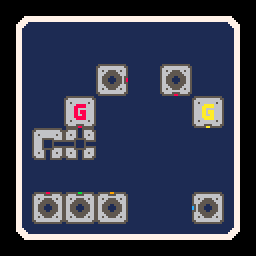

A level layout from a 2D game, rendered from its tile map. Below: a short description, then the map file with its tile-grid data intact:
An orthogonal 8x8 tile map with 32x32 px tiles, 2 tile layers (Blueboard, Element) and 1 object.

<map version="1.10" tiledversion="1.11.0" orientation="orthogonal" renderorder="left-down" width="8" height="8" tilewidth="32" tileheight="32" infinite="0" nextlayerid="4" nextobjectid="3">
 <editorsettings>
  <export target="map_tutorial_001..tmj" format="json" />
 </editorsettings>
 <tileset firstgid="1" source="../element.tsx" />
 <layer id="1" name="Blueboard" width="8" height="8" locked="1">
  <data encoding="csv">
28,29,29,29,29,29,29,30,
59,62,62,77,61,61,60,63,
59,60,77,77,61,77,77,63,
59,62,77,61,77,61,60,63,
59,60,77,60,62,61,61,63,
59,62,62,61,61,60,62,63,
59,60,61,77,61,45,45,63,
92,93,93,93,93,93,93,94
</data>
 </layer>
 <layer id="3" name="Element" width="8" height="8">
  <data encoding="csv">
0,0,0,0,0,0,0,0,
0,0,0,0,0,0,0,0,
0,0,0,2684354627,0,3221225539,0,0,
0,0,3,0,0,0,35,0,
0,2684354569,11,0,0,0,0,0,
0,0,0,0,0,0,0,0,
0,67,81,82,0,0,1610612804,0,
0,0,0,0,0,0,0,0
</data>
 </layer>
 <objectgroup id="2" name="Object" visible="0" locked="1">
  <object id="1" x="128" y="128">
   <point />
  </object>
 </objectgroup>
</map>
